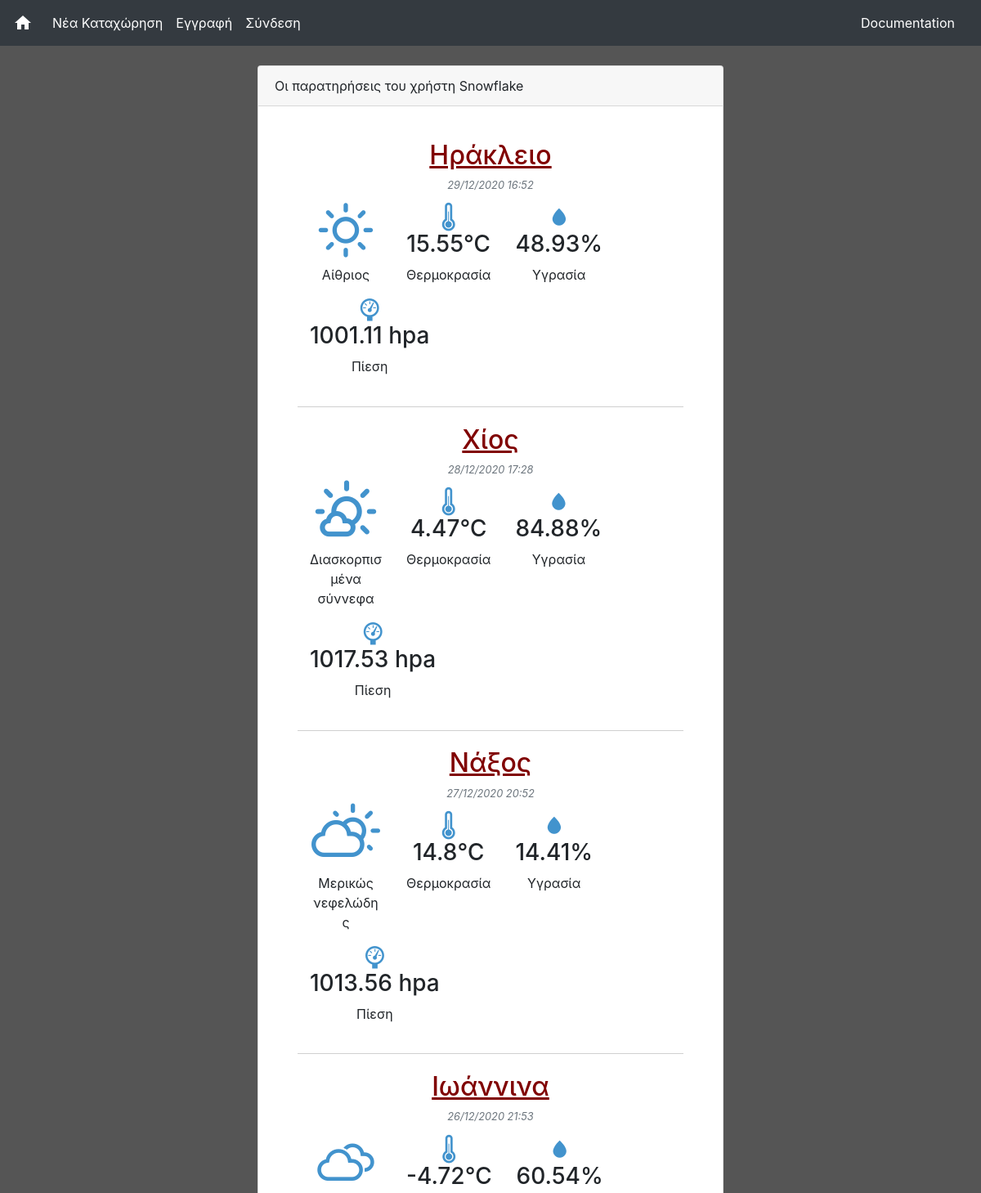
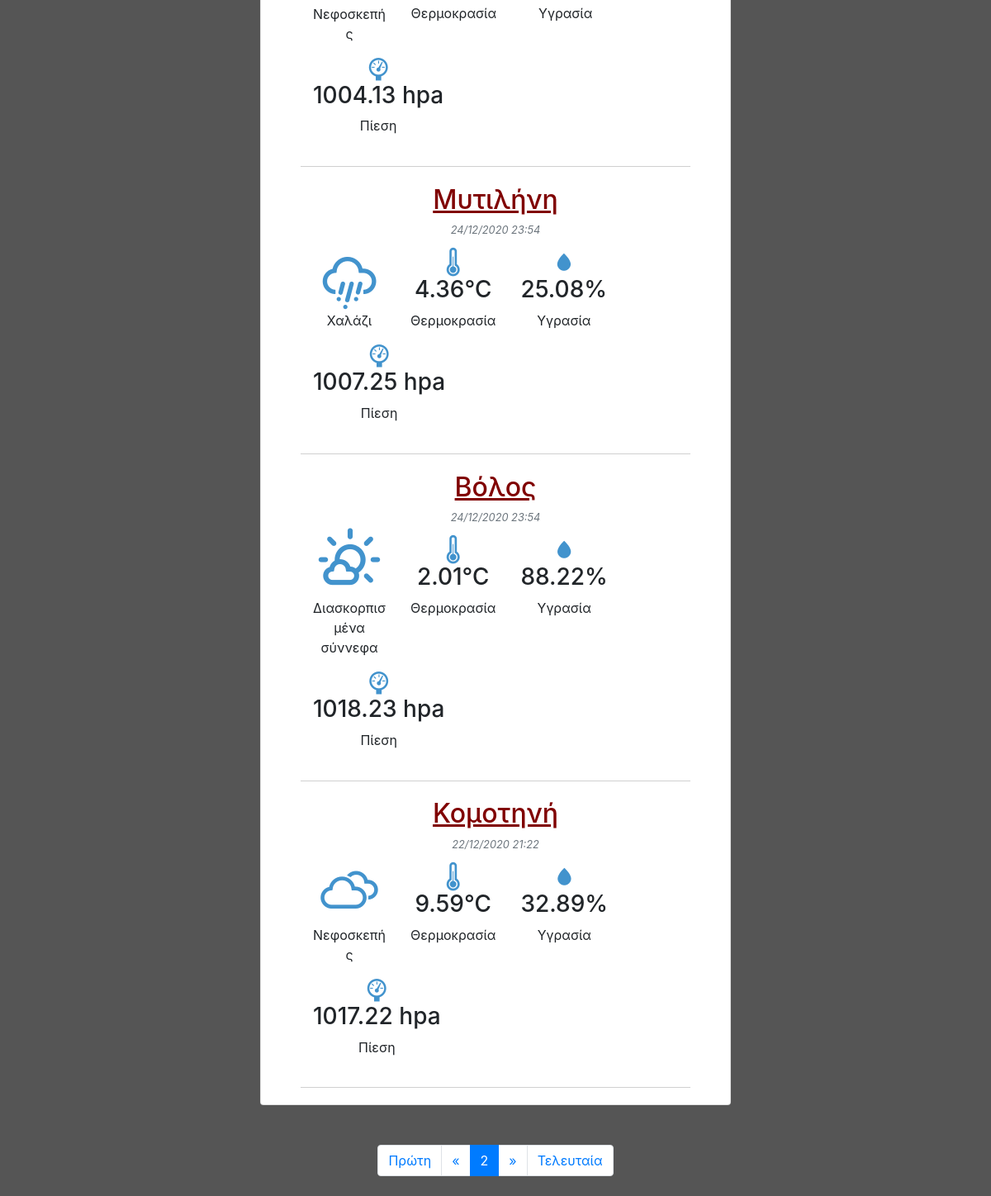
/userobservations.php?user=Snowflake&page=2, run on the app's committed database (2 pictures, top to bottom).
### tables this page shows
CREATE TABLE "observations" (
	"id"	INTEGER UNIQUE,
	"date"	INTEGER NOT NULL,
	"user"	TEXT NOT NULL,
	"latitude"	REAL NOT NULL,
	"longtitude"	REAL NOT NULL,
	"name"	TEXT,
	"temperature"	REAL,
	"humidity"	REAL,
	"pressure"	REAL,
	"conditions"	TEXT,
	"notes"	TEXT,
	PRIMARY KEY("id" AUTOINCREMENT)
);

### userobservations.php (the view, shortened to what this page needs)
<?php session_start();
$page=1;
if (isset($_GET['page'])) {
	$page=intval($_GET['page']);
}
$records_per_page = 7;
$offset = ($page-1) * $records_per_page;
$db = new SQLite3('databases/database.db');
$username = $_GET['user'];
$observations = $db->query("SELECT * FROM observations WHERE user=\"{$username}\" ORDER BY date DESC LIMIT {$records_per_page} OFFSET {$offset}");
$total_pages = ceil ($db->querySingle("SELECT COUNT(*) as count FROM observations WHERE user=\"{$username}\" ORDER BY date DESC")/$records_per_page);
?>
<html lang="el">
	<head>
		<?php include("includes/frameworks.php")?>
	</head>
	<body>
		<div class="container-fluid h-100">
			<div class="row">
				<div class="col nopadding">
				  <?php include("includes/navmenu.php") ?>
				</div>
			</div>
			<div class="row justify-content-center">
				<div class="col-lg-6">
					<div class="card my-4">
						<div class="card-header">
							Οι παρατηρήσεις του χρήστη <?=$username;?>
						</div>
						<div class="card-body px-5">
							<?php while($row = $observations->fetchArray()): ?>
							<?php $icon = $db->query("SELECT icon FROM conditions WHERE name=\"{$row['conditions']}\"")->fetchArray()['icon'];?>
							<div class="col-auto line-devide">
								<div class="row justify-content-center m-0">
									<div class="col-auto my-auto justify-content-center">
										<h2><a style="text-decoration-line: underline;color:maroon;" href="/obsdetails.php?id=<?=$row['id']?>"><?=$row['name']?></a></h2>
									</div>
								</div>
								<div class="row justify-content-center mb-3">
									<small class="text-muted font-italic"><?=date('d/m/Y H:i', $row['date']);?></small>
								</div>
								<div class="row ">
									<div class="col-3 text-center justify-content-center">
										<div class="text-center"><i class="wi weather-icon-color-blue <?=$icon?>" style="font-size: 60px;margin-bottom:0.2em;"></i></div>
										<div class="text-center"><p><?=$row['conditions']?></p></div>
									</div>
									<div class="col-auto text-center justify-content-center">
										<div><i class="wi weather-icon-color-blue wi-thermometer" style="font-size: 30px;"></i></div>
										<div class="text-center"><h3><?=$row['temperature']?>&#8451;</h3></div>
										<div class="text-center"><p>Θερμοκρασία</p></div>
									</div>
									<div class="col-auto text-center justify-content-center">
										<i class="wi weather-icon-color-blue wi-raindrop" style="font-size: 30px;"></i>
										<div class="text-center"><h3><?=$row['humidity']?>%</h3></div>
										<div class="text-center"><p>Υγρασία</p></div>
									</div>
									<div class="col-auto text-center justify-content-center">
										<i class="wi weather-icon-color-blue wi-barometer" style="font-size: 30px;"></i>
										<div class="text-center"><h3><?=$row['pressure']?> hpa</h3></div>
										<div class="text-center"><p>Πίεση</p></div>
									</div>
								</div>
							</div>
							<?php endwhile; ?>
						</div>
					</div>
				</div>
			</div>
			<div class="row justify-content-center">
				<div class="col-auto">
					<nav aria-label="Page navigation" class="m-4">
					  <ul class="pagination" style="place-content: center;">
						<?php if($page-1>0): ?>
						<li class="page-item"><a class="page-link" href="<?="?user=".$username."&page=1"?>">Πρώτη</a></li>
						<li class="page-item"><a class="page-link" href="<?="?user=".$username."&page=".($page-1)?>"><span aria-hidden="true">&laquo;</span></a></li>
						<?php endif; ?>
						<li class="page-item active" aria-current="page"><a class="page-link" href="#"><?=$page?></a></li>
						<?php if($page+1<=$total_pages): ?>
						<li class="page-item"><a class="page-link" href="<?="?user=".$username."&page=".($page+1)?>"><span aria-hidden="true">&raquo;</span></a></li>
						<li class="page-item"><a class="page-link" href="<?="?user=".$username."&page=".$total_pages?>">Τελευταία</a></li>
						<?php endif; ?>
					  </ul>
					</nav>
				</div>
			</div>
		</div>
	</body>
</html>

### styles/mystyle.css (style rules this page uses)
.nopadding { padding:0px 0px 0px 0px; }
html, body { height:100%; width:100%; background-color:#555555; }
.weather-icon-color-blue { color:#4293cd!important; }
.line-devide { border-bottom: 1px solid #d0d0d0; padding-bottom: 1.3em; margin-top: 1.3em; }

### data on the page
observations: name "Ηράκλειο", date "29/12/2020 16:52", conditions "Αίθριος", temperature "15.55", humidity "48.93", pressure "1001.11"
observations: name "Χίος", date "28/12/2020 17:28", conditions "Διασκορπισμένα σύννεφα", temperature "4.47", humidity "84.88", pressure "1017.53"
observations: name "Νάξος", date "27/12/2020 20:52", conditions "Μερικώς νεφελώδης", temperature "14.8", humidity "14.41", pressure "1013.56"
observations: name "Ιωάννινα", date "26/12/2020 21:53", conditions "Νεφοσκεπής", temperature "-4.72", humidity "60.54", pressure "1004.13"
observations: name "Μυτιλήνη", date "24/12/2020 23:54", conditions "Χαλάζι", temperature "4.36", humidity "25.08", pressure "1007.25"
observations: name "Βόλος", date "24/12/2020 23:54", conditions "Διασκορπισμένα σύννεφα", temperature "2.01", humidity "88.22", pressure "1018.23"
observations: name "Κομοτηνή", date "22/12/2020 21:22", conditions "Νεφοσκεπής", temperature "9.59", humidity "32.89", pressure "1017.22"

### other printed values
$username "Snowflake"
$page "2"
